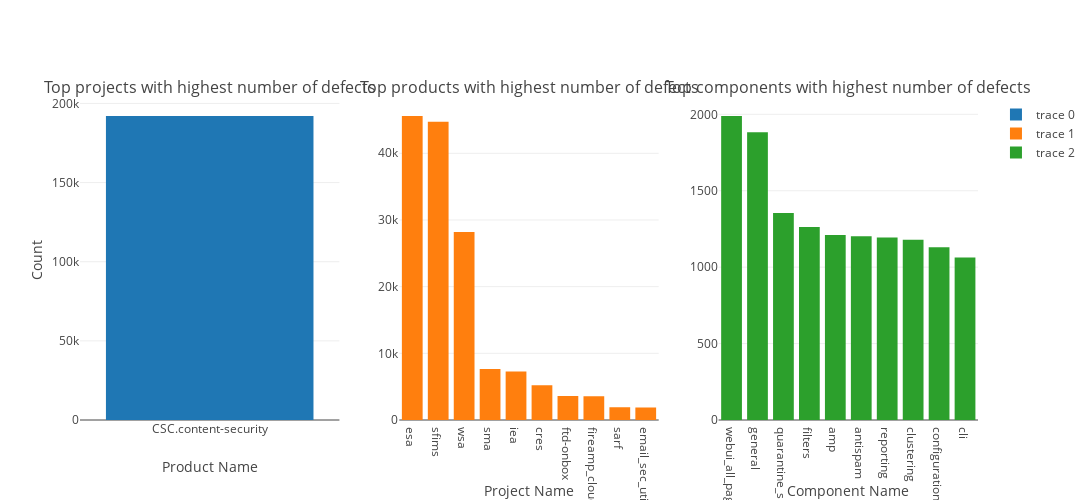

Notebook code cell kept with this figure:
### Markdown cell above
## Top Products with highest number of defetcs

### Code cell
# Displaying only Top 10 for better clearity
temp1 = bug_data.PROJECT.value_counts().head(10)
temp2 = bug_data.PRODUCT.value_counts().head(10)
temp = bug_data[bug_data['PRODUCT'] == 'esa']
#print(temp.head())
#temp2 = bug_data.PRODUCT.value_counts().head(10)
temp3 = temp.COMPONENT.value_counts().head(10)

trace1 = go.Bar(
    x=temp1.index,
    y=temp1.values
)

trace2 = go.Bar(
    x=temp2.index,
    y=temp2.values
)

trace3 = go.Bar(
    x=temp3.index,
    y=temp3.values
)
fig = tools.make_subplots(rows=1, cols=3, subplot_titles=('Top projects with highest number of defects',
                                                          'Top products with highest number of defects',
                                                          'Top components with highest number of defects'))
                                                          

fig.append_trace(trace1, 1, 1)
fig.append_trace(trace2, 1, 2)
fig.append_trace(trace3, 1, 3)
                          
fig['layout']['xaxis1'].update(title='Product Name')
fig['layout']['xaxis2'].update(title='Project Name')
fig['layout']['xaxis3'].update(title='Component Name')

fig['layout']['yaxis1'].update(title='Count')
                          
fig['layout'].update(height=500, width=1100)
iplot(fig, filename='simple-subplot')

### Figure 1 — Plotly figure (JSON) as saved in the notebook; plotly's stock layout.template omitted (floating-point values rounded to 4 significant figures)
{"data": [{"type": "bar", "x": ["CSC.content-security"], "xaxis": "x1", "y": [192068], "yaxis": "y1"}, {"type": "bar", "x": ["esa", "sfims", "wsa", "sma", "iea", "cres", "ftd-onbox", "fireamp_cloud", "sarf", "email_sec_utility"], "xaxis": "x2", "y": [45593, 44732, 28183, 7660, 7266, 5215, 3584, 3571, 1896, 1882], "yaxis": "y2"}, {"type": "bar", "x": ["webui_all_pages", "general", "quarantine_spam", "filters", "amp", "antispam", "reporting", "clustering", "configuration", "cli"], "xaxis": "x3", "y": [1989, 1883, 1355, 1263, 1210, 1202, 1194, 1179, 1130, 1063], "yaxis": "y3"}], "layout": {"annotations": [{"font": {"size": 16}, "showarrow": false, "text": "Top projects with highest number of defects", "x": 0.1444, "xanchor": "center", "xref": "paper", "y": 1, "yanchor": "bottom", "yref": "paper"}, {"font": {"size": 16}, "showarrow": false, "text": "Top products with highest number of defects", "x": 0.5, "xanchor": "center", "xref": "paper", "y": 1, "yanchor": "bottom", "yref": "paper"}, {"font": {"size": 16}, "showarrow": false, "text": "Top components with highest number of defects", "x": 0.8556, "xanchor": "center", "xref": "paper", "y": 1, "yanchor": "bottom", "yref": "paper"}], "height": 500, "width": 1100, "xaxis1": {"anchor": "y1", "domain": [0, 0.2889], "title": "Product Name"}, "xaxis2": {"anchor": "y2", "domain": [0.3556, 0.6444], "title": "Project Name"}, "xaxis3": {"anchor": "y3", "domain": [0.7111, 1], "title": "Component Name"}, "yaxis1": {"anchor": "x1", "domain": [0, 1], "title": "Count"}, "yaxis2": {"anchor": "x2", "domain": [0, 1]}, "yaxis3": {"anchor": "x3", "domain": [0, 1]}}}
